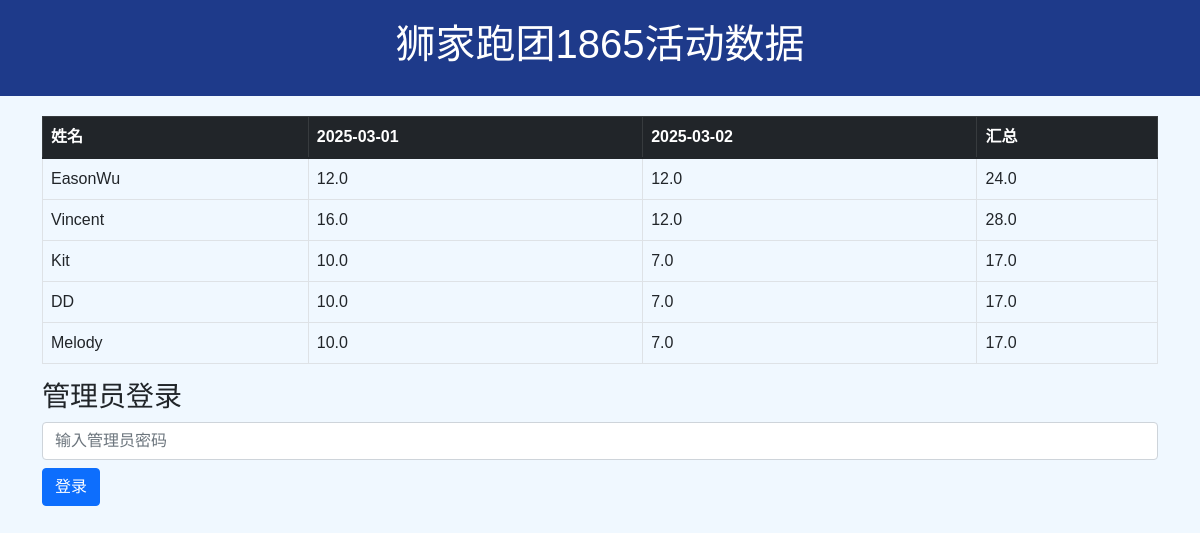
The page / on the database its author committed.
### tables this page shows
CREATE TABLE members (
                id INTEGER PRIMARY KEY AUTOINCREMENT,
                name TEXT UNIQUE NOT NULL
            );

### app.py (the view)
@app.route('/')
def index():
    db = get_db()
    dates = db.execute('''
        SELECT DISTINCT substr(date, 1, 10) as clean_date
        FROM activities
        ORDER BY clean_date
    ''').fetchall()
    dates = [d['clean_date'] for d in dates]
    members = db.execute('''
        SELECT m.id, m.name,
               SUM(a.distance) as total,
               GROUP_CONCAT(substr(a.date, 1, 10) || ':' || a.distance) as details
        FROM members m
        LEFT JOIN activities a ON m.id = a.member_id
        GROUP BY m.id
    ''').fetchall()
    member_data = []
    for m in members:
        data = {
            'id': m['id'],
            'name': m['name'],
            'total': m['total'] or 0,
            'details': {}
        }
        if m['details']:
            for d in m['details'].split(','):
                try:
                    parts = d.split(':')
                    if len(parts) >= 2:
                        date, dist = parts[0], parts[1]
                        data['details'][date] = float(dist)
                except ValueError as e:
                    print(f"Error parsing details: {e}")
        member_data.append(data)
    return render_template('index.html',
                           dates=dates,
                           members=member_data,
                           is_admin=request.args.get('admin'))

### app.py (called while the page is built)
def get_db():
    db = getattr(g, '_database', None)
    if db is None:
        db = g._database = sqlite3.connect(app.config['DATABASE'])
        db.row_factory = sqlite3.Row
    return db

### templates/index.html (shortened to what this page needs)
<!DOCTYPE html>
<html>
<head>
    <link rel="stylesheet" href="https://cdn.jsdelivr.net/npm/bootstrap@5.1.3/dist/css/bootstrap.min.css">
    <link rel="stylesheet" href="{{ url_for('static', filename='css/style.css') }}">
</head>
<body>
    <div class="header">
        <h1 class="text-center">狮家跑团1865活动数据</h1>
    </div>
    <div class="container">
        <table class="table table-bordered table-hover">
            <thead class="table-dark">
                <tr>
                    <th class="sortable" data-type="string">姓名
                        </th>
                    {% for date in dates %}
                    <th class="sortable" data-type="number">{{ date }}
                        </th>
                    {% endfor %}
                    <th class="sortable" data-type="number">汇总
                        </th>
                </tr>
            </thead>
            <tbody>
                {% for member in members %}
                <tr>
                    <td>{{ member.name }}</td>
                    {% for date in dates %}
                    <td class="{% if is_admin %}editable{% endif %}"
                        data-member="{{ member.name }}"
                        data-date="{{ date }}">
                        {{ member.details.get(date, 0)|round(2) }}
                    </td>
                    {% endfor %}
                    <td>{{ member.total|round(2) }}</td>
                </tr>
                {% endfor %}
            </tbody>
        </table>
    </div>
<div class="container">
    <div class="mb-3" id="loginForm">
        <h3>管理员登录</h3>
        <input type="password" id="adminPassword" class="form-control" placeholder="输入管理员密码">
        <button class="btn btn-primary mt-2" onclick="login()">登录</button>
    </div>
</div>
</body>
</html>

### static/css/style.css (style rules this page uses)
body { background-color: #f0f8ff; font-family: Arial, sans-serif; }
.header { background-color: #1e3a8a; color: white; padding: 20px; margin-bottom: 20px; }
.sortable { cursor: pointer; position: relative; }

### rows shown on the page
members: name "EasonWu", details.get "12.0" "12.0", total "24.0"
members: name "Vincent", details.get "16.0" "12.0", total "28.0"
members: name "Kit", details.get "10.0" "7.0", total "17.0"
members: name "DD", details.get "10.0" "7.0", total "17.0"
members: name "Melody", details.get "10.0" "7.0", total "17.0"

### other values the page prints
{{ date }} "2025-03-01" "2025-03-02"
